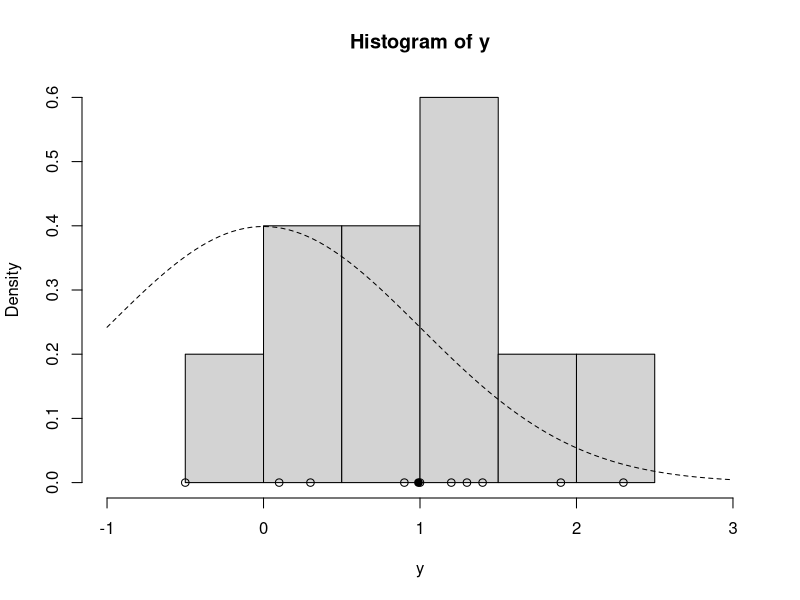
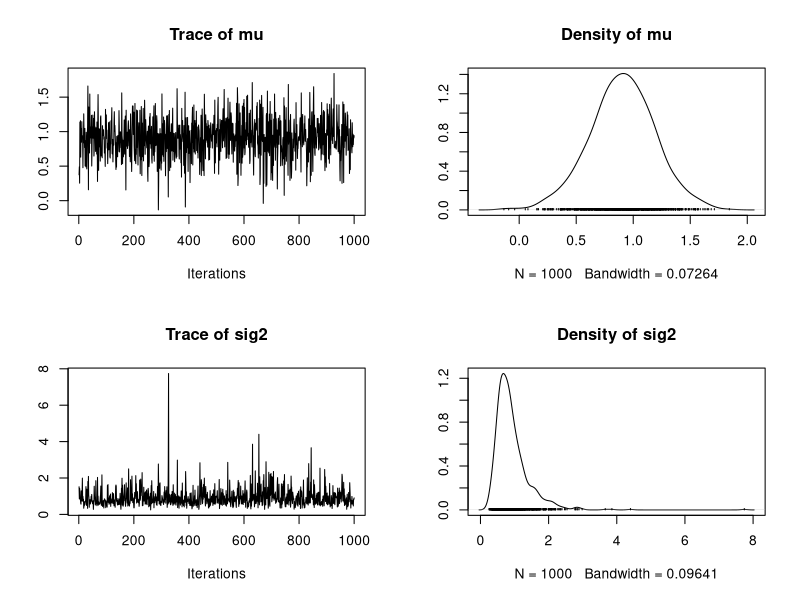
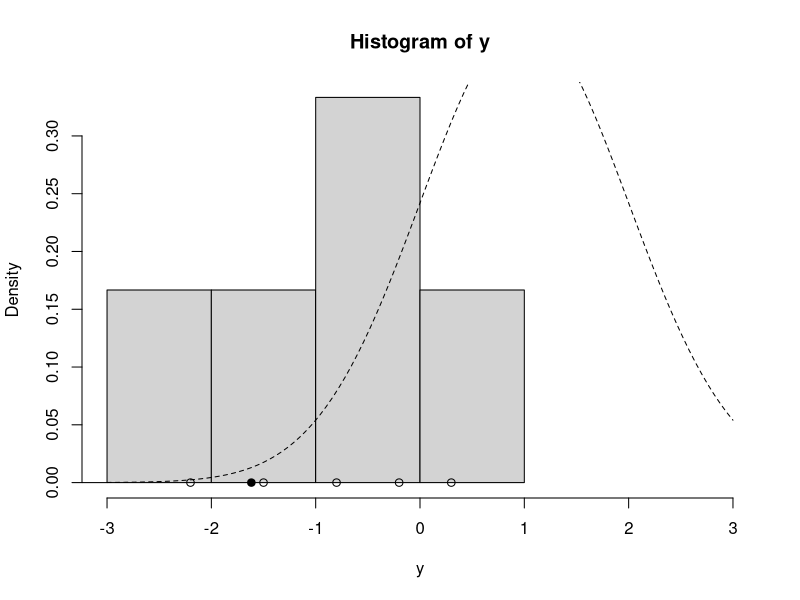
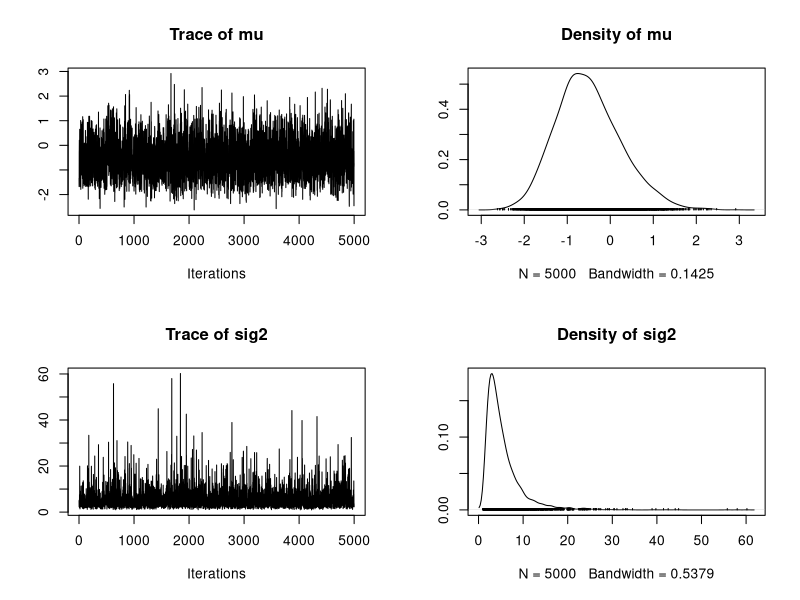

These charts were generated, in order, by the following R code:
## ---- chunk 1
knitr::opts_chunk$set(echo = TRUE)
## ---- chunk 2
update_mu = function(n, ybar, sig2, mu_0, sig2_0) {
  sig2_1 = 1.0 / (n / sig2 + 1.0 / sig2_0)
  mu_1 = sig2_1 * (n * ybar / sig2 + mu_0 / sig2_0)
  rnorm(n=1, mean=mu_1, sd=sqrt(sig2_1))
}
## ---- chunk 3
update_sig2 = function(n, y, mu, nu_0, beta_0) {
  nu_1 = nu_0 + n / 2.0
  sumsq = sum( (y - mu)^2 ) # vectorized
  beta_1 = beta_0 + sumsq / 2.0
  out_gamma = rgamma(n=1, shape=nu_1, rate=beta_1) # rate for gamma is shape for inv-gamma
  1.0 / out_gamma # reciprocal of a gamma random variable is distributed inv-gamma
}
## ---- chunk 4
gibbs = function(y, n_iter, init, prior) {
  ybar = mean(y)
  n = length(y)
  
  ## initialize
  mu_out = numeric(n_iter)
  sig2_out = numeric(n_iter)
  
  mu_now = init$mu
  
  ## Gibbs sampler
  for (i in 1:n_iter) {
    sig2_now = update_sig2(n=n, y=y, mu=mu_now, nu_0=prior$nu_0, beta_0=prior$beta_0)
    mu_now = update_mu(n=n, ybar=ybar, sig2=sig2_now, mu_0=prior$mu_0, sig2_0=prior$sig2_0)
    
    sig2_out[i] = sig2_now
    mu_out[i] = mu_now
  }
  
  cbind(mu=mu_out, sig2=sig2_out)
}
## ---- chunk 5
y = c(1.2, 1.4, -0.5, 0.3, 0.9, 2.3, 1.0, 0.1, 1.3, 1.9)
ybar = mean(y)
n = length(y)

## prior
prior = list()
prior$mu_0 = 0.0
prior$sig2_0 = 1.0
prior$n_0 = 2.0 # prior effective sample size for sig2
prior$s2_0 = 1.0 # prior point estimate for sig2
prior$nu_0 = prior$n_0 / 2.0 # prior parameter for inverse-gamma
prior$beta_0 = prior$n_0 * prior$s2_0 / 2.0 # prior parameter for inverse-gamma

hist(y, freq=FALSE, xlim=c(-1.0, 3.0)) # histogram of the data
curve(dnorm(x=x, mean=prior$mu_0, sd=sqrt(prior$sig2_0)), lty=2, add=TRUE) # prior for mu
points(y, rep(0,n), pch=1) # individual data points
points(ybar, 0, pch=19) # sample mean
## ---- chunk 6
set.seed(53)

init = list()
init$mu = 0.0

post = gibbs(y=y, n_iter=1e3, init=init, prior=prior)
head(post)
## ---- chunk 7
library("coda")
plot(as.mcmc(post))
## ---- chunk 8
summary(as.mcmc(post))
## ---- chunk 9
y = c(-0.2, -1.5, -5.3, 0.3, -0.8, -2.2)
ybar = mean(y)
n = length(y)

## prior
prior = list()
#prior$mu_0 = 0.0
prior$mu_0 = 1.0
prior$sig2_0 = 1.0
prior$n_0 = 2.0 # prior effective sample size for sig2
prior$s2_0 = 1.0 # prior point estimate for sig2
prior$nu_0 = prior$n_0 / 2.0 # prior parameter for inverse-gamma
prior$beta_0 = prior$n_0 * prior$s2_0 / 2.0 # prior parameter for inverse-gamma

hist(y, freq=FALSE, xlim=c(-3.0, 3.0)) # histogram of the data
curve(dnorm(x=x, mean=prior$mu_0, sd=sqrt(prior$sig2_0)), lty=2, add=TRUE) # prior for mu
points(y, rep(0,n), pch=1) # individual data points
points(ybar, 0, pch=19) # sample mean
## ---- chunk 10
set.seed(53)

init = list()
init$mu = 0.0

post = gibbs(y=y, n_iter=5e3, init=init, prior=prior)
head(post)
## ---- chunk 11
library("coda")
plot(as.mcmc(post))
## ---- chunk 12
summary(as.mcmc(post))
